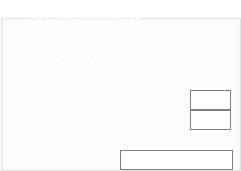
     <widget class="QGroupBox" name="groupBoxPlayerManager">
      <property name="enabled">
       <bool>false</bool>
      </property>
      <property name="geometry">
       <rect>
        <x>190</x>
        <y>0</y>
        <width>241</width>
        <height>171</height>
       </rect>
      </property>
      <property name="styleSheet">
       <string notr="true">background: transparent;
color: white;</string>
      </property>
      <property name="title">
       <string>PlayerManager</string>
      </property>
      <widget class="QCheckBox" name="checkBoxUseJsonDBManager">
       <property name="geometry">
        <rect>
         <x>10</x>
         <y>10</y>
         <width>221</width>
         <height>21</height>
        </rect>
       </property>
       <property name="toolTip">
        <string>Switches to JSON-based backend for saving player data. NOTE: JSON backend supports only a single account / user.</string>
       </property>
       <property name="text">
        <string>UseJsonDBManager</string>
       </property>
      </widget>
      <widget class="QCheckBox" name="checkBoxIgnoreSessionToken">
       <property name="geometry">
        <rect>
         <x>10</x>
         <y>30</y>
         <width>231</width>
         <height>21</height>
        </rect>
       </property>
       <property name="toolTip">
        <string>Disables session validation so that multiple Linux clients can log in (DO NOT USE THIS ON PUBLIC SERVERS).</string>
       </property>
       <property name="text">
        <string>IgnoreSessionToken</string>
       </property>
      </widget>
      <widget class="QCheckBox" name="checkBoxAllowClientVersionMismatch">
       <property name="geometry">
        <rect>
         <x>10</x>
         <y>50</y>
         <width>211</width>
         <height>21</height>
        </rect>
       </property>
       <property name="toolTip">
        <string>Allows clients that do not match the server's version of the game to connect.</string>
       </property>
       <property name="text">
        <string>AllowClientVersionMismatch</string>
       </property>
      </widget>
      <widget class="QCheckBox" name="checkBoxSimulateQueue">
       <property name="geometry">
        <rect>
         <x>10</x>
         <y>70</y>
         <width>221</width>
         <height>21</height>
        </rect>
       </property>
       <property name="toolTip">
        <string>Simulates putting clients into a queue instead of logging them in normally (for testing only).</string>
       </property>
       <property name="text">
        <string>SimulateQueue</string>
       </property>
      </widget>
      <widget class="QLabel" name="labelQueueNumberOfPlayersInLine">
       <property name="geometry">
        <rect>
         <x>10</x>
         <y>110</y>
         <width>201</width>
         <height>21</height>
        </rect>
       </property>
       <property name="text">
        <string>QueueNumberOfPlayersInLine</string>
       </property>
      </widget>
      <widget class="QLineEdit" name="lineEditQueueNumberOfPlayersInLine">
       <property name="geometry">
        <rect>
         <x>190</x>
         <y>110</y>
         <width>41</width>
         <height>20</height>
        </rect>
       </property>
       <property name="palette">
        <palette>
         <active>
          <colorrole role="WindowText">
           <brush brushstyle="SolidPattern">
            <color alpha="255">
             <red>0</red>
             <green>0</green>
             <blue>0</blue>
            </color>
           </brush>
          </colorrole>
          <colorrole role="Button">
           <brush brushstyle="SolidPattern">
            <color alpha="255">
             <red>255</red>
             <green>255</green>
             <blue>255</blue>
            </color>
           </brush>
          </colorrole>
          <colorrole role="Text">
           <brush brushstyle="SolidPattern">
            <color alpha="255">
             <red>0</red>
             <green>0</green>
             <blue>0</blue>
            </color>
           </brush>
          </colorrole>
          <colorrole role="ButtonText">
           <brush brushstyle="SolidPattern">
            <color alpha="255">
             <red>0</red>
             <green>0</green>
             <blue>0</blue>
            </color>
           </brush>
          </colorrole>
          <colorrole role="Base">
           <brush brushstyle="SolidPattern">
            <color alpha="255">
             <red>255</red>
             <green>255</green>
             <blue>255</blue>
            </color>
           </brush>
          </colorrole>
          <colorrole role="Window">
           <brush brushstyle="SolidPattern">
            <color alpha="255">
             <red>255</red>
             <green>255</green>
             <blue>255</blue>
            </color>
           </brush>
          </colorrole>
          <colorrole role="PlaceholderText">
           <brush brushstyle="SolidPattern">
            <color alpha="128">
             <red>0</red>
             <green>0</green>
             <blue>0</blue>
            </color>
           </brush>
          </colorrole>
         </active>
         <inactive>
          <colorrole role="WindowText">
           <brush brushstyle="SolidPattern">
            <color alpha="255">
             <red>0</red>
             <green>0</green>
             <blue>0</blue>
            </color>
           </brush>
          </colorrole>
          <colorrole role="Button">
           <brush brushstyle="SolidPattern">
            <color alpha="255">
             <red>255</red>
             <green>255</green>
             <blue>255</blue>
            </color>
           </brush>
          </colorrole>
          <colorrole role="Text">
           <brush brushstyle="SolidPattern">
            <color alpha="255">
             <red>0</red>
             <green>0</green>
             <blue>0</blue>
            </color>
           </brush>
          </colorrole>
          <colorrole role="ButtonText">
           <brush brushstyle="SolidPattern">
            <color alpha="255">
             <red>0</red>
             <green>0</green>
             <blue>0</blue>
            </color>
           </brush>
          </colorrole>
          <colorrole role="Base">
           <brush brushstyle="SolidPattern">
            <color alpha="255">
             <red>255</red>
             <green>255</green>
             <blue>255</blue>
            </color>
           </brush>
          </colorrole>
          <colorrole role="Window">
           <brush brushstyle="SolidPattern">
            <color alpha="255">
             <red>255</red>
             <green>255</green>
             <blue>255</blue>
            </color>
           </brush>
          </colorrole>
          <colorrole role="PlaceholderText">
           <brush brushstyle="SolidPattern">
            <color alpha="128">
             <red>0</red>
             <green>0</green>
             <blue>0</blue>
            </color>
           </brush>
          </colorrole>
         </inactive>
         <disabled>
          <colorrole role="WindowText">
           <brush brushstyle="SolidPattern">
            <color alpha="255">
             <red>0</red>
             <green>0</green>
             <blue>0</blue>
            </color>
           </brush>
          </colorrole>
          <colorrole role="Button">
           <brush brushstyle="SolidPattern">
            <color alpha="255">
             <red>255</red>
             <green>255</green>
             <blue>255</blue>
            </color>
           </brush>
          </colorrole>
          <colorrole role="Text">
           <brush brushstyle="SolidPattern">
            <color alpha="255">
             <red>0</red>
             <green>0</green>
             <blue>0</blue>
            </color>
           </brush>
          </colorrole>
          <colorrole role="ButtonText">
           <brush brushstyle="SolidPattern">
            <color alpha="255">
             <red>0</red>
             <green>0</green>
             <blue>0</blue>
            </color>
           </brush>
          </colorrole>
          <colorrole role="Base">
           <brush brushstyle="SolidPattern">
            <color alpha="255">
             <red>255</red>
             <green>255</green>
             <blue>255</blue>
            </color>
           </brush>
          </colorrole>
          <colorrole role="Window">
           <brush brushstyle="SolidPattern">
            <color alpha="255">
             <red>255</red>
             <green>255</green>
             <blue>255</blue>
            </color>
           </brush>
          </colorrole>
          <colorrole role="PlaceholderText">
           <brush brushstyle="SolidPattern">
            <color alpha="128">
             <red>0</red>
             <green>0</green>
             <blue>0</blue>
            </color>
           </brush>
          </colorrole>
         </disabled>
        </palette>
       </property>
       <property name="toolTip">
        <string>Number of players to show when SimulateQueue is enabled.</string>
       </property>
       <property name="styleSheet">
        <string notr="true">background: white;
color:black;
border: 1px solid gray;</string>
       </property>
       <property name="text">
        <string/>
       </property>
      </widget>
      <widget class="QCheckBox" name="checkBoxShowNewsOnLogin">
       <property name="geometry">
        <rect>
         <x>10</x>
         <y>130</y>
         <width>201</width>
         <height>21</height>
        </rect>
       </property>
       <property name="toolTip">
        <string>Requests the client to open the news windows after logging in.</string>
       </property>
       <property name="text">
        <string>ShowNewsOnLogin</string>
       </property>
      </widget>
      <widget class="QLabel" name="labelNewsUrl">
       <property name="geometry">
        <rect>
         <x>10</x>
         <y>150</y>
         <width>191</width>
         <height>21</height>
        </rect>
       </property>
       <property name="toolTip">
        <string>News URL for the client's news window.</string>
       </property>
       <property name="text">
        <string>NewsUrl</string>
       </property>
      </widget>
      <widget class="QLineEdit" name="lineEditNewsUrl">
       <property name="geometry">
        <rect>
         <x>120</x>
         <y>150</y>
         <width>113</width>
         <height>20</height>
        </rect>
       </property>
       <property name="palette">
        <palette>
         <active>
          <colorrole role="WindowText">
           <brush brushstyle="SolidPattern">
            <color alpha="255">
             <red>0</red>
             <green>0</green>
             <blue>0</blue>
            </color>
           </brush>
          </colorrole>
          <colorrole role="Button">
           <brush brushstyle="SolidPattern">
            <color alpha="255">
             <red>255</red>
             <green>255</green>
             <blue>255</blue>
            </color>
           </brush>
          </colorrole>
          <colorrole role="Text">
           <brush brushstyle="SolidPattern">
            <color alpha="255">
             <red>0</red>
             <green>0</green>
             <blue>0</blue>
            </color>
           </brush>
          </colorrole>
          <colorrole role="ButtonText">
           <brush brushstyle="SolidPattern">
            <color alpha="255">
             <red>0</red>
             <green>0</green>
             <blue>0</blue>
            </color>
           </brush>
          </colorrole>
          <colorrole role="Base">
           <brush brushstyle="SolidPattern">
            <color alpha="255">
             <red>255</red>
             <green>255</green>
             <blue>255</blue>
            </color>
           </brush>
          </colorrole>
          <colorrole role="Window">
           <brush brushstyle="SolidPattern">
            <color alpha="255">
             <red>255</red>
             <green>255</green>
             <blue>255</blue>
            </color>
           </brush>
          </colorrole>
          <colorrole role="PlaceholderText">
           <brush brushstyle="SolidPattern">
            <color alpha="128">
             <red>0</red>
             <green>0</green>
             <blue>0</blue>
            </color>
           </brush>
          </colorrole>
         </active>
         <inactive>
          <colorrole role="WindowText">
           <brush brushstyle="SolidPattern">
            <color alpha="255">
             <red>0</red>
             <green>0</green>
             <blue>0</blue>
            </color>
           </brush>
          </colorrole>
          <colorrole role="Button">
           <brush brushstyle="SolidPattern">
            <color alpha="255">
             <red>255</red>
             <green>255</green>
             <blue>255</blue>
            </color>
           </brush>
          </colorrole>
          <colorrole role="Text">
           <brush brushstyle="SolidPattern">
            <color alpha="255">
             <red>0</red>
             <green>0</green>
             <blue>0</blue>
            </color>
           </brush>
          </colorrole>
          <colorrole role="ButtonText">
           <brush brushstyle="SolidPattern">
            <color alpha="255">
             <red>0</red>
             <green>0</green>
             <blue>0</blue>
            </color>
           </brush>
          </colorrole>
          <colorrole role="Base">
           <brush brushstyle="SolidPattern">
            <color alpha="255">
             <red>255</red>
             <green>255</green>
             <blue>255</blue>
            </color>
           </brush>
          </colorrole>
          <colorrole role="Window">
           <brush brushstyle="SolidPattern">
            <color alpha="255">
             <red>255</red>
             <green>255</green>
             <blue>255</blue>
            </color>
           </brush>
          </colorrole>
          <colorrole role="PlaceholderText">
           <brush brushstyle="SolidPattern">
            <color alpha="128">
             <red>0</red>
             <green>0</green>
             <blue>0</blue>
            </color>
           </brush>
          </colorrole>
         </inactive>
         <disabled>
          <colorrole role="WindowText">
           <brush brushstyle="SolidPattern">
            <color alpha="255">
             <red>0</red>
             <green>0</green>
             <blue>0</blue>
            </color>
           </brush>
          </colorrole>
          <colorrole role="Button">
           <brush brushstyle="SolidPattern">
            <color alpha="255">
             <red>255</red>
             <green>255</green>
             <blue>255</blue>
            </color>
           </brush>
          </colorrole>
          <colorrole role="Text">
           <brush brushstyle="SolidPattern">
            <color alpha="255">
             <red>0</red>
             <green>0</green>
             <blue>0</blue>
            </color>
           </brush>
          </colorrole>
          <colorrole role="ButtonText">
           <brush brushstyle="SolidPattern">
            <color alpha="255">
             <red>0</red>
             <green>0</green>
             <blue>0</blue>
            </color>
           </brush>
          </colorrole>
          <colorrole role="Base">
           <brush brushstyle="SolidPattern">
            <color alpha="255">
             <red>255</red>
             <green>255</green>
             <blue>255</blue>
            </color>
           </brush>
          </colorrole>
          <colorrole role="Window">
           <brush brushstyle="SolidPattern">
            <color alpha="255">
             <red>255</red>
             <green>255</green>
             <blue>255</blue>
            </color>
           </brush>
          </colorrole>
          <colorrole role="PlaceholderText">
           <brush brushstyle="SolidPattern">
            <color alpha="128">
             <red>0</red>
             <green>0</green>
             <blue>0</blue>
            </color>
           </brush>
          </colorrole>
         </disabled>
        </palette>
       </property>
       <property name="toolTip">
        <string>News URL for the client's news window.</string>
       </property>
       <property name="styleSheet">
        <string notr="true">background: white;
color:black;
border: 1px solid gray;</string>
       </property>
       <property name="text">
        <string/>
       </property>
      </widget>
      <widget class="QLabel" name="labelQueuePlaceInLine">
       <property name="geometry">
        <rect>
         <x>10</x>
         <y>90</y>
         <width>201</width>
         <height>21</height>
        </rect>
       </property>
       <property name="text">
        <string>QueuePlaceInLine</string>
       </property>
      </widget>
      <widget class="QLineEdit" name="lineEditQueuePlaceInLine">
       <property name="geometry">
        <rect>
         <x>190</x>
         <y>90</y>
         <width>41</width>
         <height>20</height>
        </rect>
       </property>
       <property name="palette">
        <palette>
         <active>
          <colorrole role="WindowText">
           <brush brushstyle="SolidPattern">
            <color alpha="255">
             <red>0</red>
             <green>0</green>
             <blue>0</blue>
            </color>
           </brush>
          </colorrole>
          <colorrole role="Button">
           <brush brushstyle="SolidPattern">
            <color alpha="255">
             <red>255</red>
             <green>255</green>
             <blue>255</blue>
            </color>
           </brush>
          </colorrole>
          <colorrole role="Text">
           <brush brushstyle="SolidPattern">
            <color alpha="255">
             <red>0</red>
             <green>0</green>
             <blue>0</blue>
            </color>
           </brush>
          </colorrole>
          <colorrole role="ButtonText">
           <brush brushstyle="SolidPattern">
            <color alpha="255">
             <red>0</red>
             <green>0</green>
             <blue>0</blue>
            </color>
           </brush>
          </colorrole>
          <colorrole role="Base">
           <brush brushstyle="SolidPattern">
            <color alpha="255">
             <red>255</red>
             <green>255</green>
             <blue>255</blue>
            </color>
           </brush>
          </colorrole>
          <colorrole role="Window">
           <brush brushstyle="SolidPattern">
            <color alpha="255">
             <red>255</red>
             <green>255</green>
             <blue>255</blue>
            </color>
           </brush>
          </colorrole>
          <colorrole role="PlaceholderText">
           <brush brushstyle="SolidPattern">
            <color alpha="128">
             <red>0</red>
             <green>0</green>
             <blue>0</blue>
            </color>
           </brush>
          </colorrole>
         </active>
         <inactive>
          <colorrole role="WindowText">
           <brush brushstyle="SolidPattern">
            <color alpha="255">
             <red>0</red>
             <green>0</green>
             <blue>0</blue>
            </color>
           </brush>
          </colorrole>
          <colorrole role="Button">
           <brush brushstyle="SolidPattern">
            <color alpha="255">
             <red>255</red>
             <green>255</green>
             <blue>255</blue>
            </color>
           </brush>
          </colorrole>
          <colorrole role="Text">
           <brush brushstyle="SolidPattern">
            <color alpha="255">
             <red>0</red>
             <green>0</green>
             <blue>0</blue>
            </color>
           </brush>
          </colorrole>
          <colorrole role="ButtonText">
           <brush brushstyle="SolidPattern">
            <color alpha="255">
             <red>0</red>
             <green>0</green>
             <blue>0</blue>
            </color>
           </brush>
          </colorrole>
          <colorrole role="Base">
           <brush brushstyle="SolidPattern">
            <color alpha="255">
             <red>255</red>
             <green>255</green>
             <blue>255</blue>
            </color>
           </brush>
          </colorrole>
          <colorrole role="Window">
           <brush brushstyle="SolidPattern">
            <color alpha="255">
             <red>255</red>
             <green>255</green>
             <blue>255</blue>
            </color>
           </brush>
          </colorrole>
          <colorrole role="PlaceholderText">
           <brush brushstyle="SolidPattern">
            <color alpha="128">
             <red>0</red>
             <green>0</green>
             <blue>0</blue>
            </color>
           </brush>
          </colorrole>
         </inactive>
         <disabled>
          <colorrole role="WindowText">
           <brush brushstyle="SolidPattern">
            <color alpha="255">
             <red>0</red>
             <green>0</green>
             <blue>0</blue>
            </color>
           </brush>
          </colorrole>
          <colorrole role="Button">
           <brush brushstyle="SolidPattern">
            <color alpha="255">
             <red>255</red>
             <green>255</green>
             <blue>255</blue>
            </color>
           </brush>
          </colorrole>
          <colorrole role="Text">
           <brush brushstyle="SolidPattern">
            <color alpha="255">
             <red>0</red>
             <green>0</green>
             <blue>0</blue>
            </color>
           </brush>
          </colorrole>
          <colorrole role="ButtonText">
           <brush brushstyle="SolidPattern">
            <color alpha="255">
             <red>0</red>
             <green>0</green>
             <blue>0</blue>
            </color>
           </brush>
          </colorrole>
          <colorrole role="Base">
           <brush brushstyle="SolidPattern">
            <color alpha="255">
             <red>255</red>
             <green>255</green>
             <blue>255</blue>
            </color>
           </brush>
          </colorrole>
          <colorrole role="Window">
           <brush brushstyle="SolidPattern">
            <color alpha="255">
             <red>255</red>
             <green>255</green>
             <blue>255</blue>
            </color>
           </brush>
          </colorrole>
          <colorrole role="PlaceholderText">
           <brush brushstyle="SolidPattern">
            <color alpha="128">
             <red>0</red>
             <green>0</green>
             <blue>0</blue>
            </color>
           </brush>
          </colorrole>
         </disabled>
        </palette>
       </property>
       <property name="toolTip">
        <string>Number of players to show when SimulateQueue is enabled.</string>
       </property>
       <property name="styleSheet">
        <string notr="true">background: white;
color:black;
border: 1px solid gray;</string>
       </property>
       <property name="text">
        <string/>
       </property>
      </widget>
     </widget>
